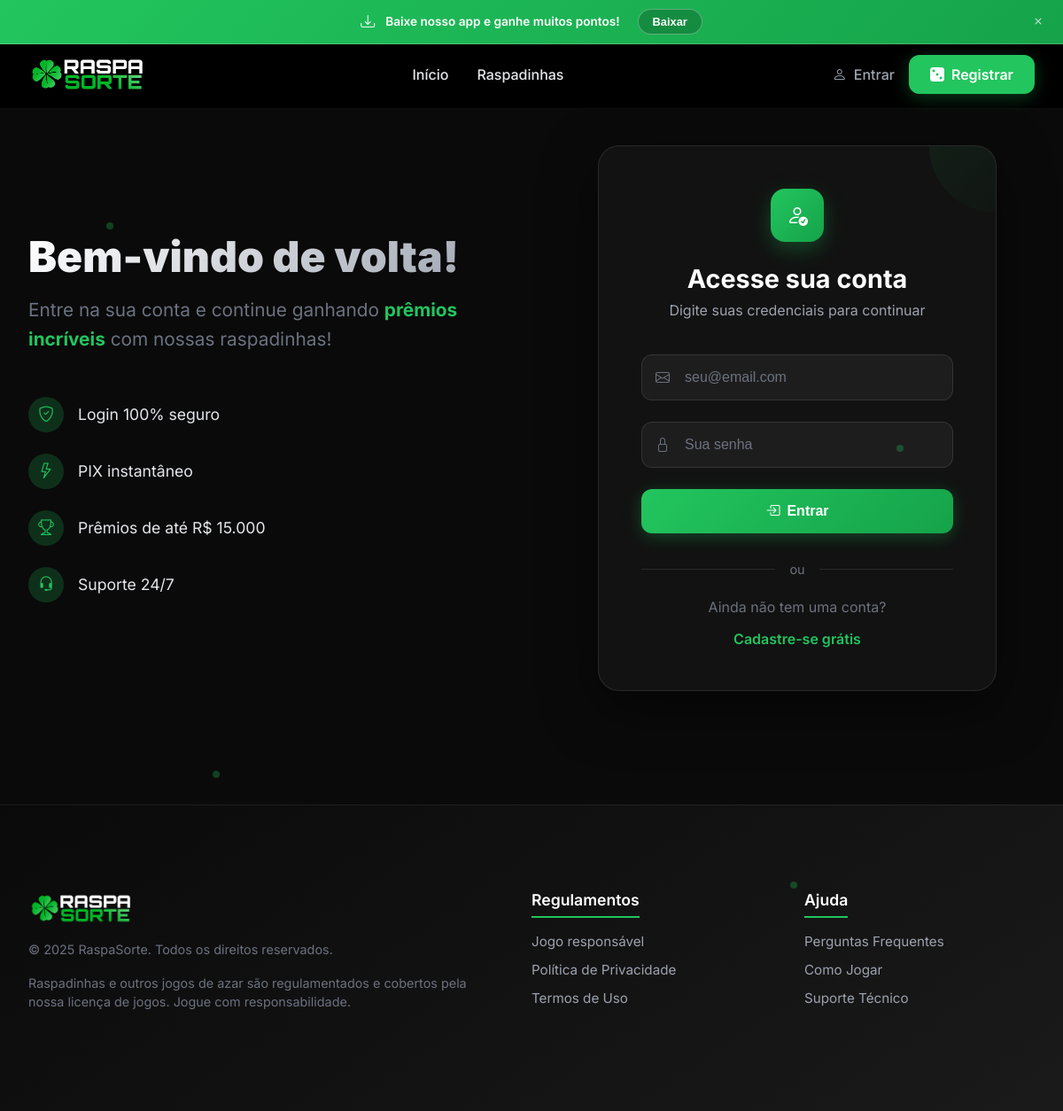
The page /login on the database its author committed.
### tables this page shows
CREATE TABLE `config` (
  `id` bigint unsigned NOT NULL AUTO_INCREMENT,
  `nome_site` varchar(255) DEFAULT 'Raspadinha',
  `logo` varchar(255) DEFAULT NULL,
  `deposito_min` float NOT NULL DEFAULT '0',
  `saque_min` float NOT NULL DEFAULT '0',
  `cpa_padrao` float NOT NULL DEFAULT '0',
  `revshare_padrao` float NOT NULL DEFAULT '0',
  UNIQUE KEY `id` (`id`)
);

### login/index.php (the view, shortened to what this page needs)
<?php
require_once '../conexao.php';
?>
<!DOCTYPE html>
<html lang="pt-BR">
<head>
    <link rel="stylesheet" href="https://cdn.jsdelivr.net/npm/bootstrap-icons@1.11.1/font/bootstrap-icons.css">
    <link rel="stylesheet" href="/assets/style/globalStyles.css?id=<?= time(); ?>">
    <link href="https://cdn.jsdelivr.net/npm/notiflix@3.2.8/src/notiflix.min.css" rel="stylesheet">
</head>
<body>
    <?php include('../inc/header.php'); ?>
    <section class="login-section">
        <div class="floating-elements">
            <div class="floating-element"></div>
            <div class="floating-element"></div>
            <div class="floating-element"></div>
            <div class="floating-element"></div>
        </div>
        <div class="login-container fade-in">
            <div class="left-section">
                <div class="brand-content">
                    <h1 class="brand-title">Bem-vindo de volta!</h1>
                    <p class="brand-subtitle">
                        Entre na sua conta e continue ganhando
                        <span class="highlight-text">prêmios incríveis</span>
                        com nossas raspadinhas!
                    </p>
                    <div class="features-list">
                        <div class="feature-item">
                            <div class="feature-icon">
                                <i class="bi bi-shield-check"></i>
                            </div>
                            <span>Login 100% seguro</span>
                        </div>
                        <div class="feature-item">
                            <div class="feature-icon">
                                <i class="bi bi-lightning"></i>
                            </div>
                            <span>PIX instantâneo</span>
                        </div>
                        <div class="feature-item">
                            <div class="feature-icon">
                                <i class="bi bi-trophy"></i>
                            </div>
                            <span>Prêmios de até R$ 15.000</span>
                        </div>
                        <div class="feature-item">
                            <div class="feature-icon">
                                <i class="bi bi-headset"></i>
                            </div>
                            <span>Suporte 24/7</span>
                        </div>
                    </div>
                </div>
            </div>
            <div class="right-section">
                <div class="login-card">
                    <div class="login-header">
                        <div class="login-icon">
                            <i class="bi bi-person-check"></i>
                        </div>
                        <h2 class="login-title">Acesse sua conta</h2>
                        <p class="login-subtitle">
                            Digite suas credenciais para continuar
                        </p>
                    </div>
                    <form method="POST" class="login-form" id="loginForm">
                        <div class="form-group">
                            <div class="input-icon">
                                <i class="bi bi-envelope"></i>
                            </div>
                            <input type="email"
                                   name="email"
                                   class="form-input"
                                   placeholder="seu@email.com"
                                   required>
                        </div>
                        <div class="form-group">
                            <div class="input-icon">
                                <i class="bi bi-lock"></i>
                            </div>
                            <input type="password"
                                   name="senha"
                                   class="form-input"
                                   placeholder="Sua senha"
                                   required>
                        </div>
                        <button type="submit" class="submit-btn" id="submitBtn">
                            <i class="bi bi-box-arrow-in-right"></i>
                            Entrar
                        </button>
                    </form>
                    <div class="form-footer">
                        <div class="divider">
                            <span>ou</span>
                        </div>
                        <p class="footer-text">
                            Ainda não tem uma conta?
                        </p>
                        <a href="/cadastro" class="footer-link">
                            Cadastre-se grátis
                        </a>
                    </div>
                </div>
            </div>
        </div>
    </section>
    <?php include('../inc/footer.php'); ?>
</body>
</html>

### inc/header.php (shortened to what this page needs)
<?php
try {
   $stmt = $pdo->prepare("SELECT * FROM config WHERE id = 1 LIMIT 1");
   $stmt->execute();
   $config = $stmt->fetch(PDO::FETCH_ASSOC);
   $nomeSite = $config['nome_site'] ?? 'Raspadinha';
   $logoSite = $config['logo'] ?? null;
} catch (PDOException $e) {
   $nomeSite = 'Raspadinha';
   $logoSite = null;
   $depositoMin = 0;
   $saqueMin = 0;
   $cpaPadrao = 0;
   $revshare_padrao = 0;
}
?>
<link rel="stylesheet" href="https://cdn.jsdelivr.net/npm/bootstrap-icons@1.11.1/font/bootstrap-icons.css">
<div class="app-download-banner" id="appBanner" style="display: none;">
    <i class="bi bi-download"></i>
    <span>Baixe nosso app e ganhe muitos pontos!</span>
    <button class="download-btn" onclick="openInstallModal()">
        Baixar
    </button>
    <button class="close-banner" onclick="closeBanner()">
        <i class="bi bi-x"></i>
    </button>
</div>
<header class="header">
    <div class="header-container">
        <a href="/" class="logo">
            <?php if ($logoSite && file_exists($_SERVER['DOCUMENT_ROOT'] . $logoSite)): ?>
                <img src="<?= htmlspecialchars($logoSite) ?>" alt="<?= htmlspecialchars($nomeSite) ?>" class="logo-image">
            <?php else: ?>
                <div class="logo-icon">
                    <?= strtoupper(substr($nomeSite, 0, 1)) ?>
                </div>
            <?php endif; ?>
        </a>
        <nav>
            <ul class="nav-menu">
                <li><a href="/" class="nav-link">Início</a></li>
                <li><a href="/cartelas" class="nav-link">Raspadinhas</a></li>
            </ul>
        </nav>
        <div class="header-actions">
            <?php if(!isset($usuario)): ?>
                <a href="/login" class="btn-login">
                    <i class="bi bi-person"></i>
                    <span class="login-text">Entrar</span>
                </a>
                <a href="/cadastro" class="btn-register">
                    <i class="bi bi-dice-3-fill"></i>
                    Registrar
                </a>
            <?php endif; ?>
        </div>
    </div>
</header>

### inc/footer.php (shortened to what this page needs)
<footer class="footer">
    <div class="footer-container">
        <div class="footer-content">
            <div>
                <div class="footer-brand">
                    <?php if ($logoSite && file_exists($_SERVER['DOCUMENT_ROOT'] . $logoSite)): ?>
                        <img src="<?= htmlspecialchars($logoSite) ?>" alt="<?= htmlspecialchars($nomeSite) ?>" class="footer-logo-image">
                    <?php else: ?>
                        <div class="footer-logo-icon">
                            <?= strtoupper(substr($nomeSite, 0, 1)) ?>
                        </div>
                    <?php endif; ?>
                </div>
                <p class="footer-description">
                    © 2025 <?php echo $nomeSite; ?>. Todos os direitos reservados.
                </p>
                <p class="footer-description">
                    Raspadinhas e outros jogos de azar são regulamentados e cobertos pela nossa licença de jogos. Jogue com responsabilidade.
                </p>
            </div>
            <div class="footer-section">
                <h3>Regulamentos</h3>
                <ul class="footer-links">
                    <li><a href="#">Jogo responsável</a></li>
                    <li><a href="#">Política de Privacidade</a></li>
                    <li><a href="#">Termos de Uso</a></li>
                </ul>
            </div>
            <div class="footer-section">
                <h3>Ajuda</h3>
                <ul class="footer-links">
                    <li><a href="#">Perguntas Frequentes</a></li>
                    <li><a href="#">Como Jogar</a></li>
                    <li><a href="#">Suporte Técnico</a></li>
                </ul>
            </div>
        </div>
    </div>
</footer>

### assets/style/globalStyles.css (style rules this page uses)
* { margin: 0; padding: 0; box-sizing: border-box; }
body { font-family: 'Inter', -apple-system, BlinkMacSystemFont, 'Segoe UI', Roboto, sans-serif; background: #0a0a0a; color: #ffffff; overflow-x: hidden; }
.header { background: rgba(10, 10, 10, 0.95); backdrop-filter: blur(20px); border-bottom: 1px solid rgba(34, 197, 94, 0.1); position: fixed; top: 0; left: 0; right: 0; z-index: 1000; padding: 1rem 0; }
.header-container { max-width: 1400px; margin: 0 auto; padding: 0 2rem; display: flex; align-items: center; justify-content: space-between; }
.logo { display: flex; align-items: center; gap: 0.5rem; font-size: 1.5rem; font-weight: 800; color: #22c55e; text-decoration: none; }
.nav-menu { display: flex; align-items: center; gap: 2rem; list-style: none; }
.nav-menu a { color: #e5e7eb; text-decoration: none; font-weight: 500; transition: all 0.3s ease; position: relative; }
.nav-menu a::after { content: ''; position: absolute; bottom: -4px; left: 0; width: 0; height: 2px; background: #22c55e; transition: width 0.3s ease; }
.header-actions { display: flex; align-items: center; gap: 1rem; }
.btn-login { color: #e5e7eb; text-decoration: none; font-weight: 500; transition: color 0.3s ease; }
.btn-register { background: linear-gradient(135deg, #22c55e, #16a34a); color: white; text-decoration: none; padding: 0.75rem 1.5rem; border-radius: 12px; font-weight: 600; transition: all 0.3s ease; box-shadow: 0 4px 20px rgba(34, 197, 94, 0.3); display: flex; align-items: center; gap: 0.5rem; }
.footer { background: #0f0f0f; border-top: 1px solid rgba(34, 197, 94, 0.1); padding: 3rem 0 2rem; }
.footer-container { max-width: 1400px; margin: 0 auto; padding: 0 2rem; }
.footer-content { display: grid; grid-template-columns: 1fr 1fr 1fr; gap: 3rem; margin-bottom: 2rem; }
.footer-brand { display: flex; align-items: center; gap: 0.5rem; font-size: 1.5rem; font-weight: 800; color: #22c55e; margin-bottom: 1rem; }
.footer-description { color: #9ca3af; line-height: 1.6; margin-bottom: 1rem; }
.footer-section h3 { color: white; font-weight: 700; margin-bottom: 1rem; }
.footer-links { list-style: none; }
.footer-links li { margin-bottom: 0.5rem; }
.footer-links a { color: #9ca3af; text-decoration: none; transition: color 0.3s ease; }

### inc/footer.php (style rules this page uses)
.footer-brand { display: flex; align-items: center; gap: 0.75rem; margin-bottom: 1rem; }
.footer-logo-image { height: 40px; width: auto; max-width: 150px; object-fit: contain; transition: all 0.3s ease; }
.footer { background: linear-gradient(145deg, #0a0a0a 0%, #1a1a1a 100%); border-top: 1px solid rgba(255, 255, 255, 0.05); margin-top: 4rem; }
.footer-container { max-width: 1400px; margin: 0 auto; padding: 3rem 2rem 2rem; }
.footer-content { display: grid; grid-template-columns: 2fr 1fr 1fr; gap: 3rem; margin-bottom: 2rem; }
.footer-section h3 { color: white; font-size: 1.1rem; font-weight: 600; margin-bottom: 1rem; border-bottom: 2px solid #22c55e; padding-bottom: 0.5rem; display: inline-block; }
.footer-links { list-style: none; padding: 0; }
.footer-links li { margin-bottom: 0.75rem; }
.footer-links a { color: #9ca3af; text-decoration: none; transition: all 0.3s ease; font-size: 0.95rem; }
.footer-description { color: #6b7280; font-size: 0.9rem; line-height: 1.5; margin-bottom: 1rem; }

### rows shown on the page
config: logo (picture), nome_site "RaspaSorte"
